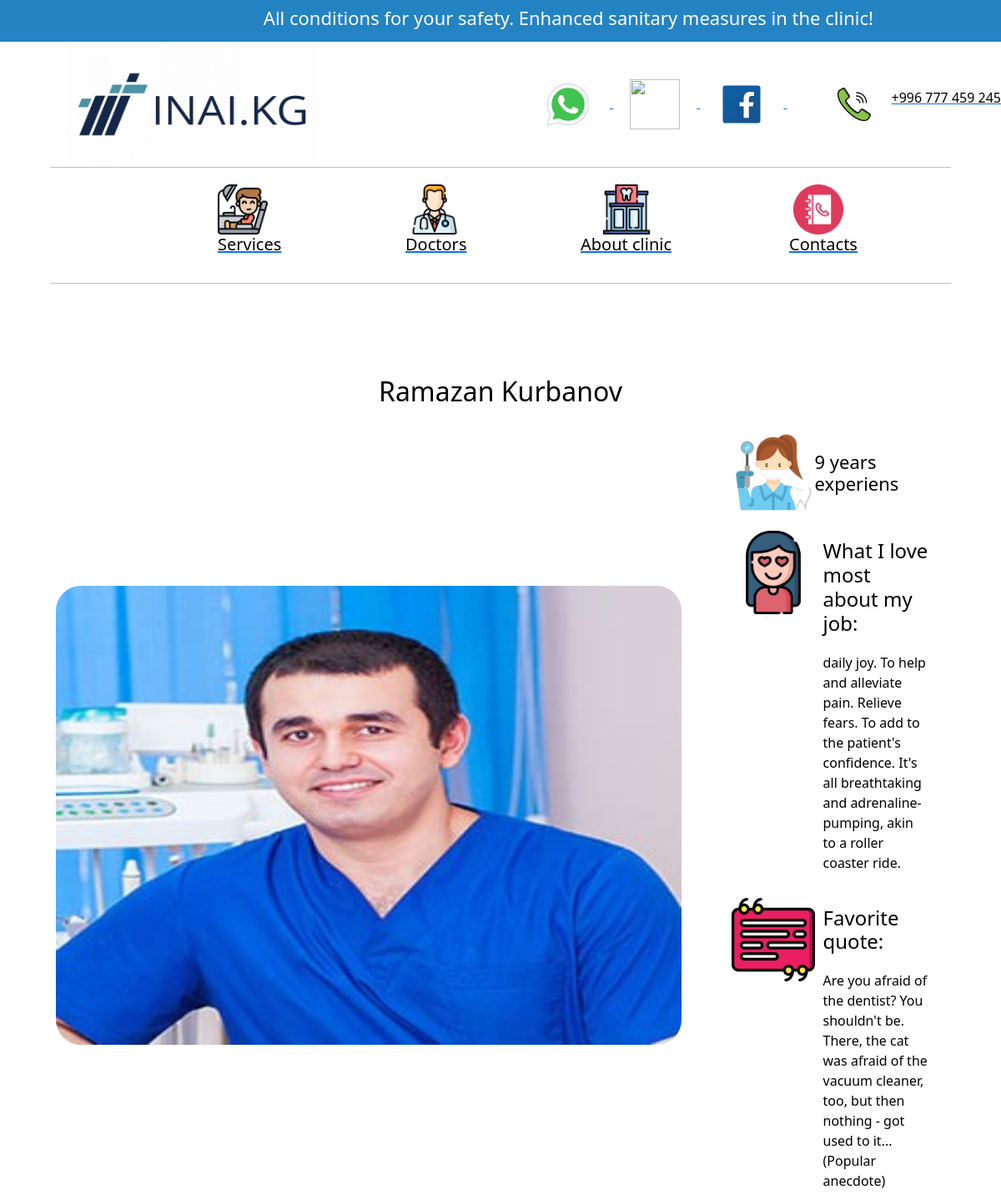
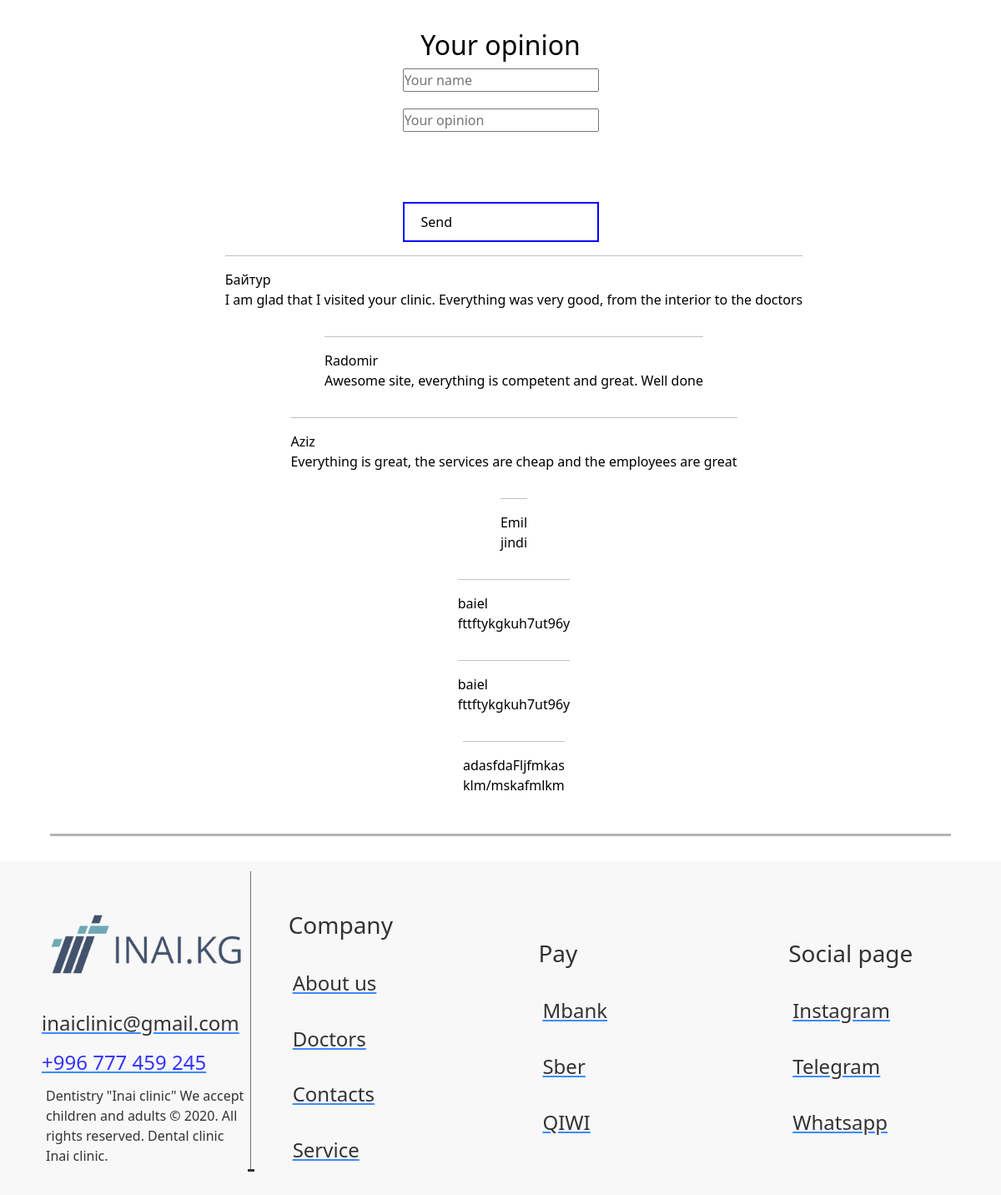
The app's page /doctors/4 with its own data (2 pictures, top to bottom).
### about/models.py (models this page shows)
class Doctors(models.Model):
    title = models.CharField(max_length=50)
    descriptions = models.TextField()
    image = models.ImageField(upload_to="")
    exp = models.CharField(max_length=200)
    likes = models.TextField(max_length=500)
    quote = models.CharField(max_length=200)

class Comment(models.Model):
    name = models.CharField(max_length=100)
    comment_text = models.TextField(max_length=2000)

### about/views.py (the view, shortened to what this page needs)
# urls.py: path("doctors/<int:id>", views.doctors_more, name="more"),
def doctors_more(request, id):
    more1 = get_object_or_404(models.Doctors, id=id)
    error = ""
    comment = Comment.objects.all()
    form = CommentForm
    context = {"form": form, "error": error, "comment": comment, "more1": more1}
    return render(request, "vrach.html", context)

### templates/vrach.html (shortened to what this page needs)
<!DOCTYPE html>
<html lang="en">
<head>
    {% load static %}
    <link rel="stylesheet" href="../static/style.css"/>
    <link href="https://cdn.jsdelivr.net/npm/bootstrap@5.2.3/dist/css/bootstrap.min.css" rel="stylesheet"
>
</head>
<body>
<section class="height:400px;">
    <div style="width:100% ; height:50px; background: rgb(36, 131, 194); padding: 8px; ">
        <h3 style="color: white; margin-left: 26%;"> All conditions for your safety. Enhanced sanitary measures in the
            clinic!</h3>
    </div>
    <div class="header-main">
        <a href="/"><img style="margin-left: 80px; width: 300px; height: 150px;" src="../media/image_1560843428.jpg"
                         alt=""></a>
        <div style="margin-left: auto;">
            <a href=" https://wa.me/+996777459245">
                <img class="img-main-header-first" src="../media/icons8-whatsapp.gif" alt="">
            </a>
            <a href="https://web.telegram.org/z/#-1657853630">
                <img class="img-main-header-first" src="../media/icons8-telegram-app.gif" alt="">
            </a>
            <a href="https://www.facebook.com/">
                <img class="img-main-header-first" src="../media/icons8-facebook.svg" alt="">
            </a>
            <a href="+996777459245">
                <img style="margin-left: 60px; width: 40px; height: 40px;" class="img-main-header-first"
                     src="../media/call.png"
                     alt="">
            </a>
        </div><a href="tel:+996777459245">
        <p style="margin-left: 5px;">+996 777 459 245</p></a>
    </div>
    <div style="width: 90%; height:1px; background:gray; margin-left: 5%; opacity: 50%;"></div>
    <div style="display: flex; justify-content: center; align-items: center ;">
        <ul style="display: flex; flex-direction:row;gap: 70px">
            <a href="{% url 'service' %}">
                <img style="margin-left: 90px;" class="img-main-header" src="../media/dentist-chair.png" alt="">
                <h5 style="margin-left: 90px;">Services</h5>
            </a>
            <a href="{% url 'doctors' %}">
                <img class="img-main-header" src="../media/doctor.png" alt="">
                <h5 style="margin-left: 45px;">Doctors</h5>
            </a>
            <a href="{% url 'about' %}">
                <img class="img-main-header" src="../media/dental-clinic.png" alt="">
                <h5 style="margin-left: 25px;">About clinic</h5>
            </a>
            <a href="{% url 'contact' %}">
                <img class="img-main-header" src="../media/phone-book.png" alt="">
                <h5 style="margin-left: 45px;">Contacts</h5>
            </a>
        </ul>
    </div>
    <div style=" opacity: 50%; width: 90%; height:1px; background:gray; margin-left: 5%; margin-top: 10px;"></div>
</section>
<section class="card_cont-doctor" style="display: flex; flex-direction: column; align-items: center">
    <div class="doctor-mini" style="display: flex; flex-direction: column; align-items: center">
        <h2 style=" text-align:center;margin-top: 50px ">{{ more1.title }}</h2>
        <div style="display: flex; align-items: center">
            <article style="margin: 0;">
                <img class=" human-doctor"
                     src="{{ more1.image.url }}"
                     alt="">
            </article>
            <div style="margin-left: 30px;gap: 80px;">
                <div style="display: flex; flex-direction: row; margin: 20px;">
                    <img src="../media/dental-care-girl.png" alt="" width="100px" height="100px">
                    <h3 style="margin: auto;">{{more1.exp}}</h3>
                </div>
                <div style="display: flex; flex-direction: row; margin: 20px;">
                    <img src="../media/fall-in-love.png" alt="" width="100px" height="100px">
                    <div style="display:flex ; flex-direction:column;">
                        <h4 style="margin: 10px 10px 10px 10px ;">What I love most about my job:</h4>
                        <p style="margin: 10px 10px 10px 10px ;">{{more1.likes}}</p>
                    </div>
                </div>
                <div style="display: flex; flex-direction: row; margin: 20px;">
                    <img src="../media/speech.png" alt="" width="100px" height="100px">
                    <div style="display:flex ; flex-direction:column;">
                        <h4 style="margin: 10px 10px 10px 10px ;">Favorite quote:</h4>
                        <p style="margin: 10px 10px 10px 10px ;"> {{more1.quote}}</p>
                    </div>
                </div>
            </div>
        </div>
    </div>
</section>
<div class="comment" style="flex-direction: column;">
    <h2 style="text-align:center;">Your opinion</h2>
    <form style="box-sizing: border-box;
    display: flex;
    flex-direction: column;
    align-items: center;
    gap:20px;
    justify-content:center;
" method="post">
        {{form.name}}
        {{form.comment_text}}
        <br>
        <button style="padding:10px 20px; border:2px solid blue;background-color:white;" class="comment" type="submit">Send</button>
    </form>
    {% for el in comment %}
    <ul>
        <hr>
        <li>{{el.name}}</li>
        <li>{{el.comment_text}}</li>
    </ul>
    {% endfor %}
</div>
<div class="liniya-footer"></div>
<footer class="footer-footer">
    <div class="footer-col1">
        <img src="../media/image_1560843428-removebg-preview.png" alt="" style="width:250px ; height: auto;">
        <a href="https://mail.google.com/mail/u/0/?tab=rm&ogbl"><h4 class="margin2">inaiclinic@gmail.com</h4></a>
        <a href=""><h4 class="margin2" style="color: blue; font-weight: 400; ">+996 777 459 245</h4>
        </a>
        <p style="margin:5px ; ">
            Dentistry "Inai clinic"
            We accept children and adults
            © 2020. All rights reserved.
            Dental clinic Inai clinic.
        </p>
    </div>
    <div class="footer-col1">
        <h3 class="margin1" style="margin-left: -5px;">Company</h3>
        <a href="{% url 'about' %}"><h4 class="margin1">About us</h4></a>
        <a href="{% url 'doctors' %}"><h4 class="margin1">Doctors</h4></a>
        <a href="{% url 'contact' %}"><h4 class="margin1">Contacts</h4></a>
        <a href="{% url 'service' %}"><h4 class="margin1">Service</h4></a>
    </div>
    <div class="footer-col1">
        <h3 class="margin1" style="margin-left: -5px;">Pay</h3>
        <a href=""><h4 class="margin1">Mbank</h4></a>
        <a href=""><h4 class="margin1">Sber</h4></a>
        <a href=""><h4 class="margin1">QIWI</h4></a>
    </div>
    <div class="footer-col1">
        <h3 class="margin1" style="margin-left: -5px;">Social page</h3>
        <a href="https://help.instagram.com/372819389498306/?helpref=uf_share"><h4 class="margin1">Instagram</h4></a>
        <a href=""><h4 class="margin1">Telegram</h4></a>
        <a href=" https://wa.me/+996777459245"><h4 class="margin1">Whatsapp</h4></a>
    </div>
</footer>
</body>
</html>

### static/style.css (style rules this page uses)
* { box-sizing: border-box; margin: 0; padding: 0; text-decoration: none; list-style: none; color: black; }
body { height: auto; }
section div h3 { font-size: 22px; }
.header-main { display: flex; flex-direction: row; align-items: center; width: 100%; height: 150px; background: rgb(255, 255, 255) }
.img-main-header { width: 60px; height: 60px; margin-top: 20px; margin-left: 50px; margin-right: 50px; }
.img-main-header-first { width: 60px; height: 60px; margin: 20px; }
.human-doctor { width: 750px; height: 550px; border-radius: 30px; margin: 10px; }
.card_cont-doctor { width: 90%; margin: auto; height: auto; border-radius: 30px; align-items: center; display: flex; flex-direction: row; }
.doctor-mini article { height: 580px !important; width: 800px; display: flex; justify-content: center; align-items: center; }
.doctor-mini { width: 90%; margin: 0 auto; display: flex; align-items: center; margin-top: 50px; padding: 10px; }
footer { background: rgb(247, 247, 247); opacity: 80%; width: 100%; height: 400px; margin-top: 20px; display: flex; flex-direction: row; }
.footer-col1 { width: 400px; height: 100%; display: flex; flex-direction: column; justify-content: center; margin-left: 50px; }
.liniya-footer { height: 3px; width: 90%; margin-left: 5%; margin-right: 5%; background: rgb(149, 148, 148); opacity: 70%; margin-top: 30px; margin-bottom: 30px; }
.margin1 { margin-top: 30px; }
h3 { margin: 5px; border: none; }
h2 { margin: 5px; }
.footer-col1 h4 { font-weight: 400; }
.margin2 { margin-top: 10px; }
.comment { width: 100%; display: flex; align-items: center; }

### records on screen
Doctors: title "Ramazan Kurbanov", image (picture), exp "9 years experiens", likes "daily joy. To help and alleviate pain. Relieve fears. To add to the patient's confidence. It's all breathtaking and adrenaline-pumping, akin to a roller coaster ride.", quote "Are you afraid of the dentist? You shouldn't be. There, the cat was afraid of the vacuum cleaner, too, but then nothing - got used to it... (Popular anecdote)"
Comment: name "Байтур", comment_text "I am glad that I visited your clinic. Everything was very good, from the interior to the doctors"
Comment: name "Radomir", comment_text "Awesome site, everything is competent and great. Well done"
Comment: name "Aziz", comment_text "Everything is great, the services are cheap and the employees are great"
Comment: name "Emil", comment_text "jindi"
Comment: name "baiel", comment_text "fttftykgkuh7ut96y"
Comment: name "baiel", comment_text "fttftykgkuh7ut96y"
Comment: name "adasfdaFljfmkas", comment_text "klm/mskafmlkm"
